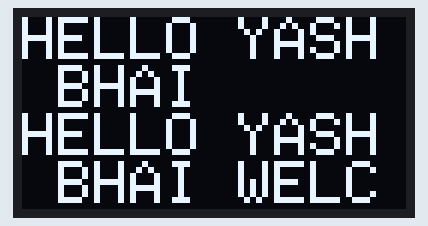
A program run on a simulated Arduino Uno R4 WiFi. On the bench: 128×64 one-colour display.

Above: at 0.1 s.

The program:

main.cpp
```cpp
#include <Arduino.h>
#include <Wire.h>
#include <Adafruit_GFX.h>
#include <Adafruit_SSD1306.h>
#define SCREEN_WIDTH 128 // OLED display width, in pixels
#define SCREEN_HEIGHT 64 // OLED display height, in pixels
#define SCREEN_ADDR 0x3C
Adafruit_SSD1306 display(SCREEN_WIDTH, SCREEN_HEIGHT, &Wire, -1);

void setup() {
    Serial.begin(9600);
    if (!display.begin(SSD1306_SWITCHCAPVCC, SCREEN_ADDR)) {
        Serial.println(F("OLED not found "));
        while (true);
    }
    display.clearDisplay();
    display.setTextSize(2);
    display.setTextColor(SSD1306_WHITE);
    display.setCursor(0, 0);
    display.println("HELLO YASH BHAI");
    display.println("HELLO YASH BHAI WELCOME");
    display.display();
}

void loop() {
    // write your code here
}
```
